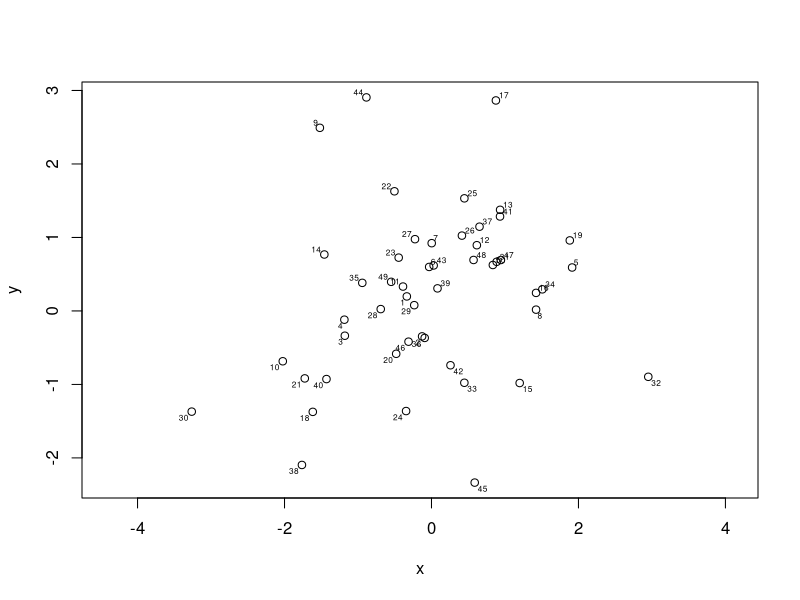

Here is the R script that generated this plot:
library(calibrate)


### Name: textxy
### Title: Nice placement of labels in a plot
### Aliases: textxy
### Keywords: aplot misc

### ** Examples

x <- rnorm(50)
y <- rnorm(50)
plot(x,y,asp=1)
textxy(x,y,1:50,m=c(mean(x),mean(y)))
